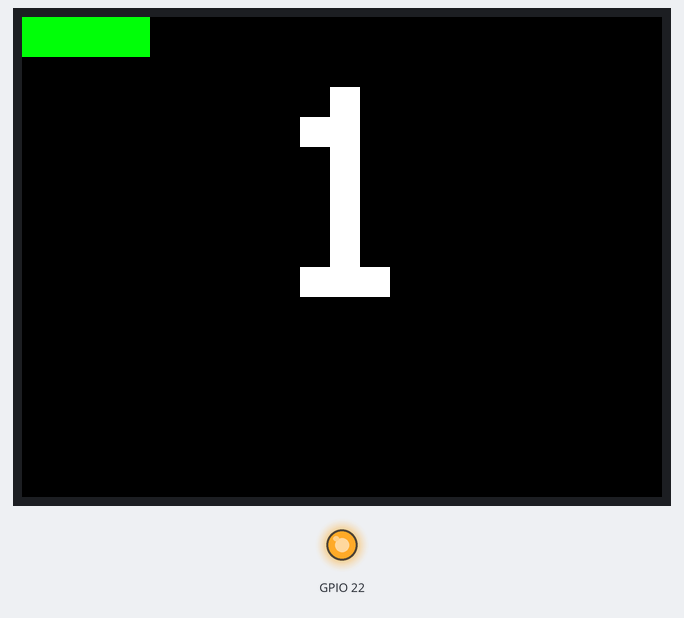
Recording of a program running on a simulated ESP32-S3. Parts: 320×240 colour display, output pins drawn as LEDs (lit = HIGH). What the program prints to the serial monitor is not drawn.

Above: at 1.43 s.
At 2.03 s:
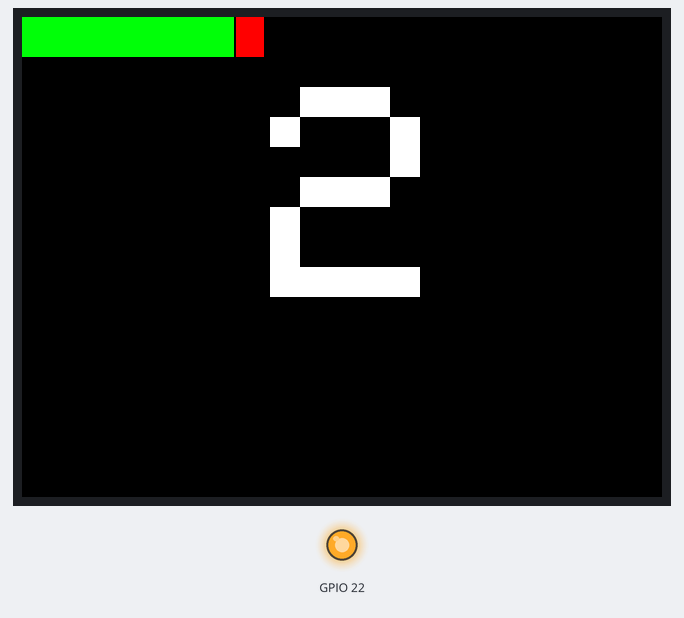
At 2.65 s:
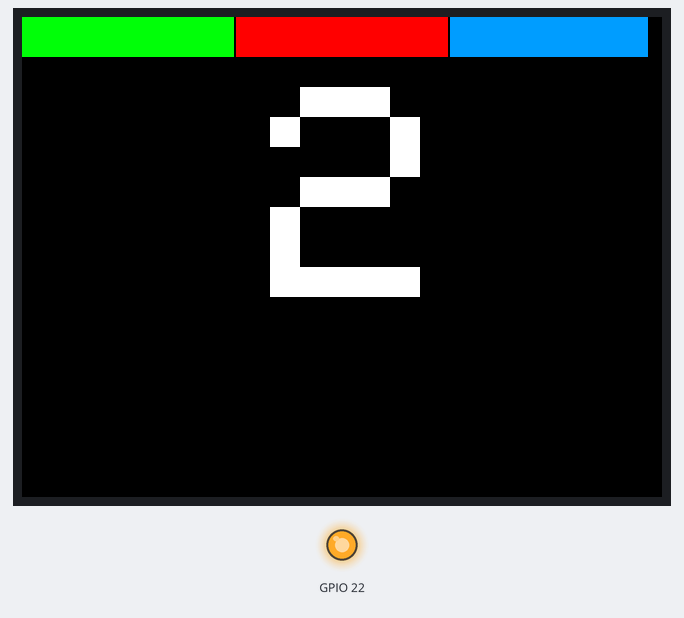
At 16.2 s:
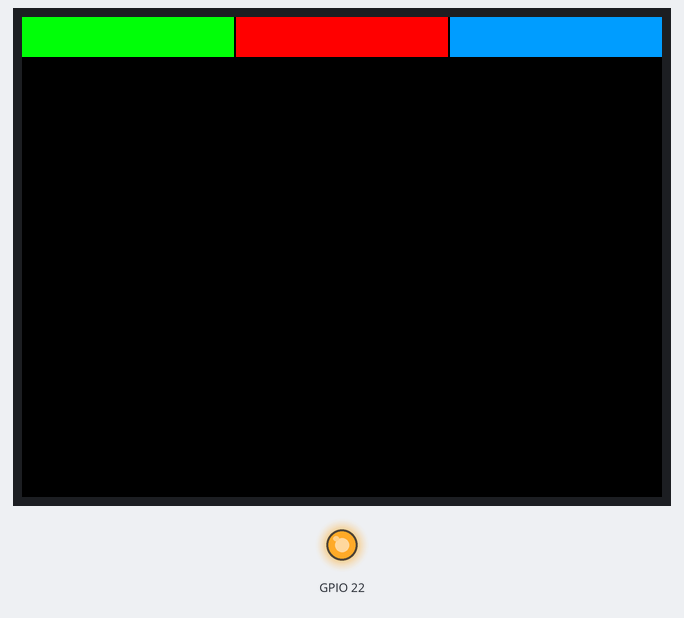
At 17.4 s:
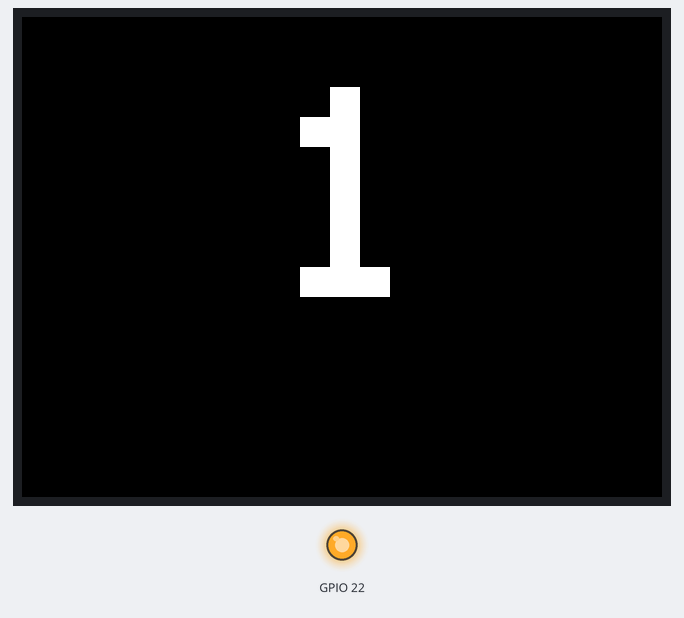
At 32.2 s:
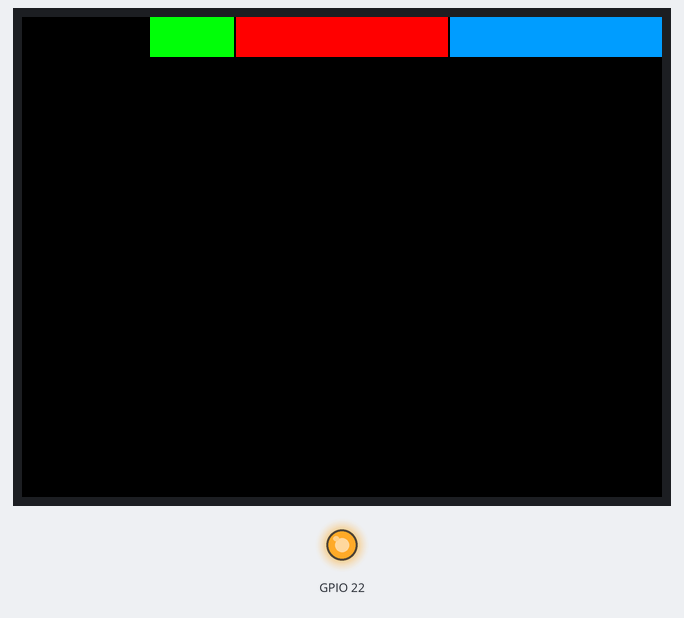

Measured:
- what the display in image 3 shows lasts 1.1 s, from 16.2 s to 17.3 s

The program:

main.cpp
```cpp
// Testing with ESP32-S2-DevkitC-1:
//  * ESP32-S2 various dev board  : CS: 34, DC: 38, RST: 33, BL: 21, SCK: 36, MOSI: 35, MISO: nil

// Perhaps of use for S3:
//  * ESP32-S3 various dev board  : CS: 40, DC: 41, RST: 42, BL: 48, SCK: 36, MOSI: 35, MISO: nil
#include <Arduino.h>
#include <Arduino_GFX_Library.h>
#include <string>

#include <SPI.h>

#define SCREEN_WIDTH 320
#define SCREEN_HEIGHT 240

#define GFX_BL DF_GFX_BL // default backlight pin, you may replace DF_GFX_BL to actual backlight pin

/* More dev device declaration: https://github.com/moononournation/Arduino_GFX/wiki/Dev-Device-Declaration */
#if defined(DISPLAY_DEV_KIT)
Arduino_GFX *gfx = create_default_Arduino_GFX();
#else /* !defined(DISPLAY_DEV_KIT) */

/* More data bus class: https://github.com/moononournation/Arduino_GFX/wiki/Data-Bus-Class */


//Arduino_DataBus *bus = create_default_Arduino_DataBus();

Arduino_DataBus *bus = new Arduino_ESP32SPI(-1, SS, SCK, MOSI, -1, 0);

//Arduino_DataBus *bus = new Arduino_SWSPI(-1, SS, SCK, MOSI, -1);

/* More display class: https://github.com/moononournation/Arduino_GFX/wiki/Display-Class */
Arduino_GFX *screen = new Arduino_ILI9341(bus, -1, 0 /* rotation */, false /* IPS */);

#endif /* !defined(DISPLAY_DEV_KIT) */


uint16_t gear_text_size = 15;
uint16_t gear_indicator_width = gear_text_size * 6 + 4;
uint16_t gear_indicator_pos_y = 30;
uint16_t gear_text_pos_y = gear_indicator_pos_y + 5;

#define RPM_GAUGE_HEIGHT 20
float old_rpm_float = 0.0;

void draw_rpm_gauge(float percentage)
{

  uint16_t gauge_pos = percentage * SCREEN_WIDTH;
  uint16_t old_gauge_pos = old_rpm_float * SCREEN_WIDTH;

  if (percentage < old_rpm_float)
  {
    // "Shorten" the rpm length to the new by drawing over with black
    screen->fillRect(gauge_pos, 0, old_gauge_pos - gauge_pos, RPM_GAUGE_HEIGHT, 0x0000);
    old_rpm_float = percentage;
    return;
  }

  old_rpm_float = percentage;

  std::string end_at = "";

  uint16_t green_end = SCREEN_WIDTH / 3;
  uint16_t red_end = SCREEN_WIDTH * 2 / 3;
  uint16_t blue_end = SCREEN_WIDTH;

  uint16_t green_start = 0;
  uint16_t red_start = green_end + 1;
  uint16_t blue_start = red_end + 1;

  if (gauge_pos > red_end)
  {
    blue_end = gauge_pos;
  }
  else if (gauge_pos > green_end)
  {
    red_end = gauge_pos;
    end_at = "red";
  }
  else if (gauge_pos <= green_end)
  {
    green_end = gauge_pos;
    end_at = "green";
  }

  if (old_gauge_pos > red_end)
  {
    blue_start = old_gauge_pos;
  }
  else if (old_gauge_pos > green_end)
  {
    red_start = old_gauge_pos;
  }
  else if (old_gauge_pos <= green_end)
  {
    green_start = old_gauge_pos;
    screen->fillRect(green_start, 0, green_end - old_gauge_pos, RPM_GAUGE_HEIGHT, 0x07E1);
    if (end_at == "green")
      return;
  }

  if (old_gauge_pos < red_end)
    screen->fillRect(red_start, 0, red_end - old_gauge_pos, RPM_GAUGE_HEIGHT, 0xF800);
  if (end_at == "red")
  {
    return;
  }

  screen->fillRect(blue_start, 0, blue_end - old_gauge_pos, RPM_GAUGE_HEIGHT, 0x04FF);
}

void remove_text(std::string text)
{
  screen->setTextColor(0x0000);
  screen->print(text.c_str());

  // Assume white text
  screen->setTextColor(0xFFFF);
}

void setup(void)
{
  delay(1000);

  Serial.begin(115200);
  Serial.println("Program started");

#ifdef GFX_EXTRA_PRE_INIT
  GFX_EXTRA_PRE_INIT();
#endif

  // Init Display
  if (!screen->begin())
  {
    Serial.println("screen->begin() failed!");
  }
  screen->fillScreen(BLACK);

#ifdef GFX_BL
  pinMode(GFX_BL, OUTPUT);
  digitalWrite(GFX_BL, HIGH);
#endif

  // Landscape
  screen->setRotation(1);

  screen->drawRect((SCREEN_WIDTH - gear_indicator_width) / 2, gear_indicator_pos_y, gear_indicator_width, gear_text_size * 8, 0xFFFF);

  screen->setTextSize(gear_text_size);
  screen->setCursor((SCREEN_WIDTH - gear_text_size * 5) / 2, gear_indicator_pos_y + 3);
}

void loop()
{
  Serial.println("loop()");

  Serial.println("SS = CS: " + String(SS));
  Serial.println("MOSI: " + String(MOSI));
  Serial.println("SCK: " + String(SCK));
  Serial.println("(MISO: " + String(MISO) + ")\n");


  screen->fillScreen(BLACK);

  for (int i = 1; i <= 8; i++)
  {
    screen->setTextColor(0xFFFF);
    screen->setCursor((SCREEN_WIDTH - gear_text_size * 5) / 2 + 2, gear_text_pos_y);
    screen->print(i);

    for (double j = 10; j <= 50; j++)
    {
      draw_rpm_gauge(j / 50);
      delay(10 * i);
    }
    screen->setCursor((SCREEN_WIDTH - gear_text_size * 5) / 2 + 2, gear_text_pos_y);
    screen->setTextColor(0x0000);
    screen->print(i);

    // remove_text(std::to_string(i));
  }

  // gfx->setCursor(random(gfx->width()), random(gfx->height()));
  // gfx->setTextColor(random(0xffff), random(0xffff));
  // gfx->setTextSize(random(6) /* x scale */, random(6) /* y scale */, random(2) /* pixel_margin */);
  // gfx->println("Hello World!");

  delay(1000); // 1 second
}
```
